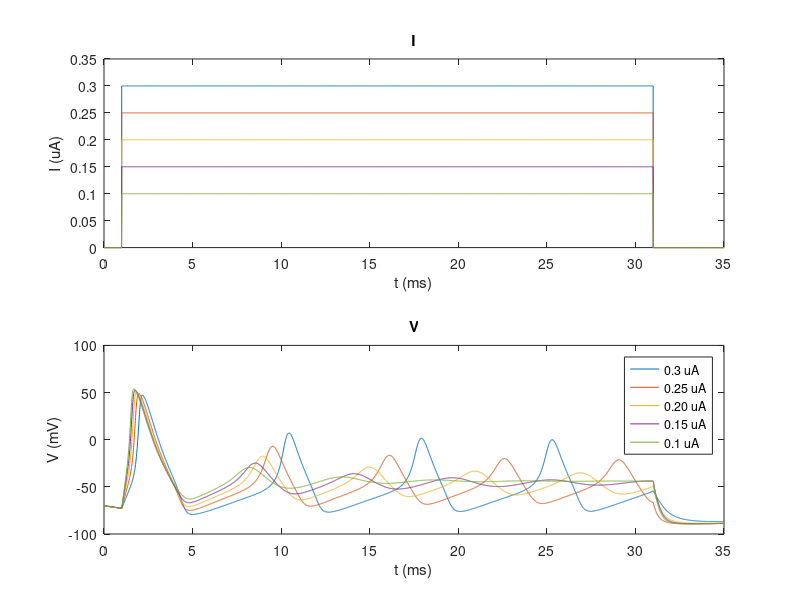

Reproduce this figure in MATLAB.
% Simulates a voltage-clamp experiment where a "squid axon" is modeled
% by Hodgkin-Huxley parameters (Na, K, C, and leakage). Stimulus current is
% injected and the voltages, channel conductances/currents, and HH
% parameter responses are recorded. Simulates 30 ms pulse.
% Voltages in mV, times in ms, conductances in mS, capacitance in uF,
% currents in uA.
function V=project1()
    clear; close all;

    T = 35;         % Simulation total length (ms)
    pulseT = 30;   % Pulse duration (ms)
    dt = 0.01;      % Simulation time step (ms)
    gK_ = 36e-3;    % Unitary conductances, in mS
    gNa_= 120e-3;
    gL = 0.1e-3;
    E_K = -90;      % Reversal potentials (mV)
    E_Na = 55;
    E_L = -70;
    Cm = 2e-3;         % Capacitance in uF

    % Initialize vectors
    t = 0:dt:T;
    Ion = (.1:.05:.3)';            % Current at second step (uA)
    Ioff = zeros(length(Ion),1);    % Current when off.
    n = zeros(length(Ion),length(t));    % Keep track of rate coefficients
    m = zeros(length(Ion),length(t));
    h = zeros(length(Ion),length(t));
    I = zeros(length(Ion),length(t));
    I_K = zeros(length(Ion),length(t));  % Positive currents inward
    I_Na = zeros(length(Ion),length(t));
    I_L = zeros(length(Ion),length(t));
    I_C = zeros(length(Ion),length(t));

    % Calculate initial values of n, m, h.
    % Assumes V = 0 and has reached steady state.
    [an bn am bm ah bh] = calculateParams(-70);
    n(:,1) = an/(an+bn)*ones(size(Ion));
    m(:,1) = am/(am+bm)*ones(size(Ion));
    h(:,1) = ah/(ah+bh)*ones(size(Ion));
    V(:,1) = -70*ones(size(Ion));   % Assume -70 mV at start.
    for (i=1:(length(t)-1))
        % Decide value of V based on time.
        tt = (i-1)*dt;
        if (tt < 1 || tt > (1+pulseT))
            I(:,i) = Ioff;
        else
            I(:,i) = Ion;
        end
        
        % Calculate alpha and beta parameters.
        [an bn am bm ah bh] = calculateParams(V(:,i));
        n(:,i+1) = n(:,i) + (an.*(1-n(:,i))-bn.*n(:,i))*dt;
        m(:,i+1) = m(:,i) + (am.*(1-m(:,i))-bm.*m(:,i))*dt;
        h(:,i+1) = h(:,i) + (ah.*(1-h(:,i))-bh.*h(:,i))*dt;
        
        % Compute instantaneous conductances.
        gK = n(:,i).^4*gK_;
        gNa = m(:,i).^3.*h(:,i)*gNa_;
        
        % Compute instantaneous current.
        I_K(:,i) = gK.*(V(:,i) - E_K);
        I_Na(:,i) = gNa.*(V(:,i) - E_Na);
        I_L(:,i) = gL*(V(:,i)-E_L);
        
        % Compute next voltage value
        dV = dt*(I(:,i)-I_K(:,i)-I_Na(:,i)-I_L(:,i))/Cm;
        V(:,i+1) = V(:,i) + dV;
        
        I_C(:,i) = dV/dt*Cm;
    end
    I(:,length(t)) = Ioff;    % Since last value was never set.
    
    % Plot I
    subplot(2,1,1);
    plot(t,flipud(I));
    title('I'); xlabel('t (ms)'); ylabel('I (uA)');    
    
    % Plot V
    subplot(2,1,2);
    plot(t,V);
    title('V'); xlabel('t (ms)'); ylabel('V (mV)');
    legend('0.3 uA','0.25 uA','0.20 uA','0.15 uA','0.1 uA');
end

% Helper functions for evaluating alpha and beta values. Takes V (in mV)
% as input and returns parameters in the following order:
% [alpha_n, beta_n, alpha_m, beta_m, alpha_h, beta_h].
function [an bn am bm ah bh] = calculateParams(V)
    an = -.01*(V+60)./(exp(-(V+60)/10)-1);
    bn = .125*exp(-(V+70)/80);
    am = -.1*(V+45)./(exp(-(V+45)/10)-1);
    bm = 4*exp(-(V+70)/18);
    ah = .07*exp(-(V+70)/20);
    bh = 1./(exp(-(V+40)/10)+1);    
end